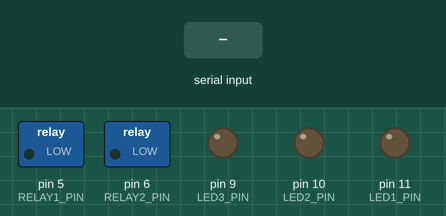
This sketch was run on a simulated Arduino Uno, built with avr-gcc and run on an emulated ATmega328P. Parts: switched loads named in the sketch (green lamp = pin HIGH), output pins drawn as LEDs (lit = HIGH). The test bench sets the inputs (shaded band).

Above: at 1.2 s.
1.3 s: "toggle1LED_ON\n" received over Serial
At 2.0 s:
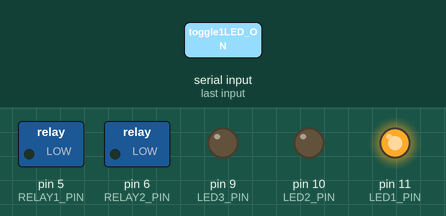
2.9 s: "toggle2LED_ON\n" received over Serial
At 3.3 s:
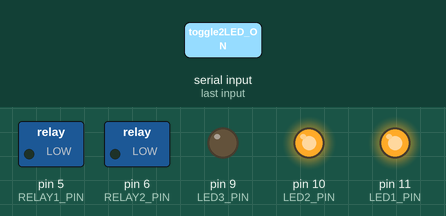
4.5 s: "toggle1LED_OFF\n" received over Serial
At 5.8 s:
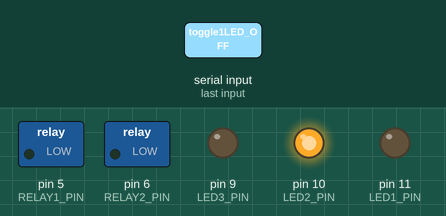
6.1 s: "toggle3LED_ON\n" received over Serial
At 7.0 s:
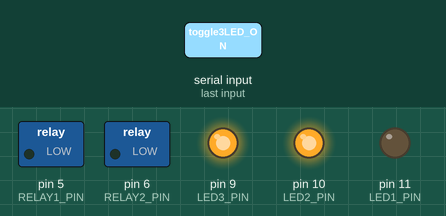
7.7 s: "toggle2LED_OFF\n" received over Serial
At 8.3 s:
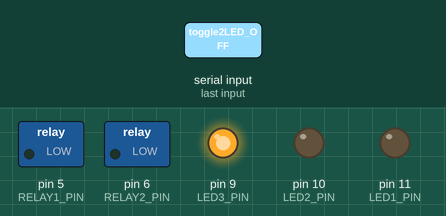
9.3 s: "relay1REL_ON\n" received over Serial
At 10.7 s:
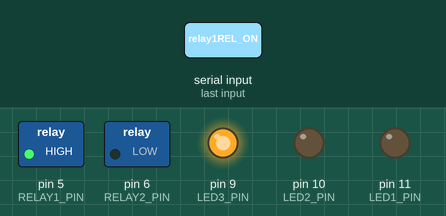
Timing chart, 0 to 11.9 s (numbered marks = the images above; inputs shaded):
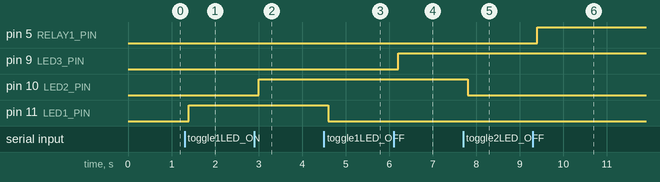

The sketch:

sketch_jun24a.ino
```cpp
#include "DHT.h"

//светодиоды
#define LED1_PIN 11
#define LED2_PIN 10
#define LED3_PIN 9

//реле
#define RELAY1_PIN 5
#define RELAY2_PIN 6

//датчик света
#define PHOTO_PIN A0

//DHT
#define DHTPIN 2
#define DHTTYPE DHT22
DHT dht(DHTPIN, DHTTYPE);

void setup() {
  Serial.begin(9600);
  pinMode(LED1_PIN, OUTPUT);
  pinMode(LED2_PIN, OUTPUT);
  pinMode(LED3_PIN, OUTPUT);
  pinMode(RELAY1_PIN, OUTPUT);
  pinMode(RELAY2_PIN, OUTPUT);
  dht.begin();
}

void loop() {
  if (Serial.available()) {
    String command = Serial.readStringUntil('\n');
    checkCommand(command);
  }
  delay(200);
}

void checkCommand(String command){
  if (command == "toggle1LED_ON") { // светодиод 1
    digitalWrite(LED1_PIN, HIGH);
  } else if (command == "toggle1LED_OFF") {
      digitalWrite(LED1_PIN, LOW);
  } else if (command == "toggle2LED_ON") { // светодиод 2
      digitalWrite(LED2_PIN, HIGH);
  } else if (command == "toggle2LED_OFF") {
      digitalWrite(LED2_PIN, LOW);
  } else if (command == "toggle3LED_ON") { // светодиод 3
      digitalWrite(LED3_PIN, HIGH);
  } else if (command == "toggle3LED_OFF") {
      digitalWrite(LED3_PIN, LOW);
  } else if (command == "relay1REL_ON") { // реле 1
      digitalWrite(RELAY1_PIN, HIGH);
  } else if (command == "relay1REL_OFF") {
      digitalWrite(RELAY1_PIN, LOW);
  } else if (command == "relay2REL_ON") { // реле 2
      digitalWrite(RELAY2_PIN, HIGH);
  } else if (command == "relay2REL_OFF") {
      digitalWrite(RELAY2_PIN, LOW);
  } else if(command == "getSensorsData"){ // данные с датчиков
    int light = analogRead(PHOTO_PIN);
    float h = dht.readHumidity();
    float t = dht.readTemperature();
    Serial.print(t);
    Serial.print(",");
    Serial.print(h);
    Serial.print(",");
    Serial.print(light);
  }
}
```

Measured:
- after the input at 1.3 s, pin 11 (LED1_PIN): LOW → HIGH after 0.10 s
- after the input at 2.9 s, pin 10 (LED2_PIN): LOW → HIGH after 0.10 s
- after the input at 4.5 s, pin 11 (LED1_PIN): HIGH → LOW after 0.10 s
- after the input at 6.1 s, pin 9 (LED3_PIN): LOW → HIGH after 0.10 s
- after the input at 7.7 s, pin 10 (LED2_PIN): HIGH → LOW after 0.10 s
- after the input at 9.3 s, pin 5 (RELAY1_PIN): LOW → HIGH after 0.10 s
